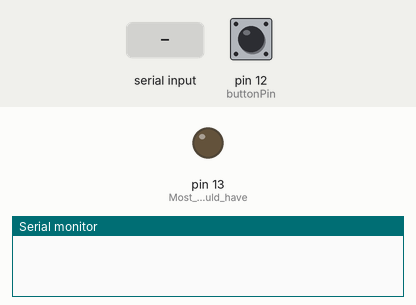
This sketch was run on a simulated Arduino Uno, built with avr-gcc and run on an emulated ATmega328P. Shown: output pins drawn as LEDs (lit = HIGH), the last lines printed to the serial monitor. The inputs (shaded band) are chosen by the test bench; at power-on: pin 12 (buttonPin) HIGH.

Above: at 1.2 s.
1.3 s: "on" received over Serial
At 2.3 s:
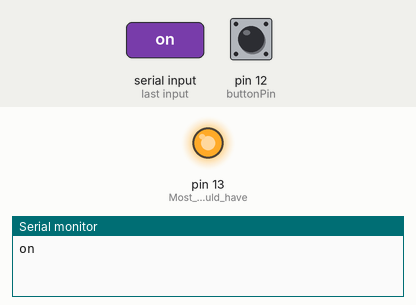
4.4 s: "off" received over Serial
At 4.7 s:
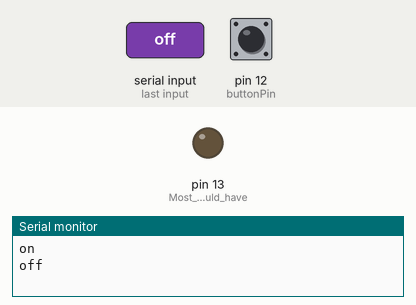
Timing chart, 0 to 7.4 s (numbered marks = the images above; inputs shaded):
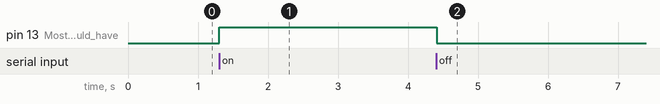

Measured:
- after the input at 1.3 s, pin 13 (Most_Arduinos_should_have): LOW → HIGH at once
- after the input at 4.4 s, pin 13 (Most_Arduinos_should_have): HIGH → LOW at once

The sketch:

ARMA_LED.ino
```cpp
/*
 * Created by Fat_Lurch - 2021-10-23
 *
 * This sketch will turn the built-in LED on or off based on serial input. This is meant to serve as a simple example for ARMA COM for ARMA 3
 *
 * Once this is uploaded to the Arduino, open the Serial Monitor by pressing ctrl+shift+M
 *
 * In the Serial Monitor, Set the baud rate to 9600 and select "No line ending"
 *
 * Now type "on" to turn the built-in LED on or type "off" to turn the built-in LED off
 *
 * Additionally, once connected, this sketch will send "Button Pressed!" to the Serial port when the button on pin 12 is pressed
 *
 */

String readString;
char buff[100];               //100 character buffer
const int buttonPin = 12;    // the number of the pushbutton pin. The other pin of the button goes to ground
int buttonState = 0;         // variable for reading the pushbutton status

void setup()
{

  // Set encoder pins
  pinMode(LED_BUILTIN, OUTPUT);       //Most Arduinos should have an LED_BUILTIN. Tested with Uno
  pinMode(buttonPin, INPUT_PULLUP);

  digitalWrite(LED_BUILTIN, LOW);     //Turn the LED off by default

  // Setup Serial Monitor
  Serial.begin(9600);
}

void loop()
{
  //========== Button press ===========================
  buttonState = !(digitalRead(buttonPin));  //The ! character inverts the input. This is important since we're using INPUT_PULLUP as the pinMode

  if (buttonState == HIGH) {
    Serial.println("Button pressed!");
    delay(300);
  }

  //========== Handle serial input ====================
  while (Serial.available())
    {
      char c = Serial.read();  //gets one byte from serial buffer
      readString += c; //makes the string readString
      delay(2);  //slow looping to allow buffer to fill with next character
    }

    if (readString.length() >0)
    {
      readString.toLowerCase();   //Set the input to all lower case

      Serial.println(readString); //Echo the typed input back to the serial monitor

      if(readString == "on")
      {
        digitalWrite(LED_BUILTIN, HIGH);  //Turn the LED on
      }

      if(readString == "off")
      {
        digitalWrite(LED_BUILTIN, LOW);   //Turn the LED off
      }

    }
    readString = "";      //Clear the readString variable so it doens't jsut constantly grow
}
```
